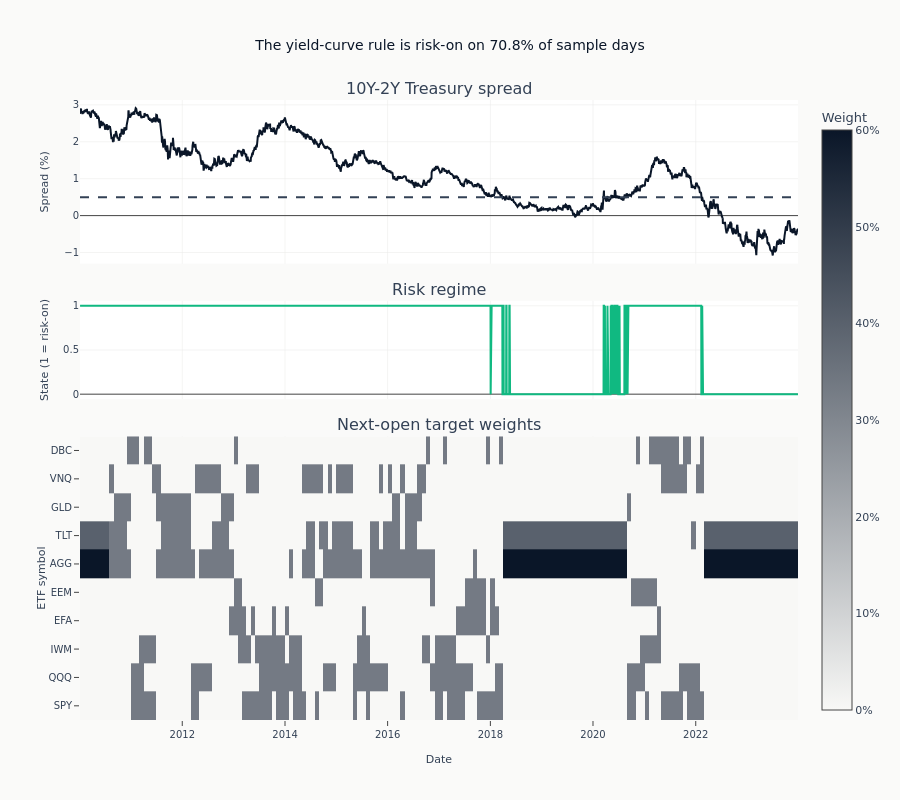

The code cell stored with this chart in its notebook:
### Code cell
fig.update_layout(
    title=f"The yield-curve rule is risk-on on {risk_on_share:.1%} of sample days",
    height=800,
    showlegend=False,
)
fig.update_yaxes(title_text="Spread (%)", row=1, col=1)
fig.update_yaxes(title_text="State (1 = risk-on)", row=2, col=1)
fig.update_yaxes(title_text="ETF symbol", row=3, col=1)
fig.update_xaxes(title_text="Date", row=3, col=1)
fig.show()

### Figure 1 — Plotly figure (JSON) as saved in the notebook; plotly's stock layout.template omitted (floating-point values rounded to 4 significant figures; data arrays with more than 128 entries replaced by an {"elided": "..."} marker saying what was removed)
{"data": [{"line": {"color": "#0a1628"}, "name": "10Y-2Y spread", "type": "scatter", "x": {"elided": "3522 str values"}, "xaxis": "x", "y": {"elided": "3522 float values"}, "yaxis": "y"}, {"line": {"color": "#10b981"}, "name": "Risk-on indicator", "type": "scatter", "x": {"elided": "3522 str values"}, "xaxis": "x2", "y": {"elided": "3522 int values"}, "yaxis": "y2"}, {"colorbar": {"tickformat": ".0%", "title": {"text": "Weight"}}, "colorscale": [[0, "#F8F8F6"], [1, "#0a1628"]], "name": "Target weight", "type": "heatmap", "x": {"elided": "3522 str values"}, "xaxis": "x3", "y": ["SPY", "QQQ", "IWM", "EFA", "EEM", "AGG", "TLT", "GLD", "VNQ", "DBC"], "yaxis": "y3", "z": {"elided": "10x3522 float values"}, "zmax": 0.6, "zmin": 0}], "layout": {"annotations": [{"font": {"size": 16}, "showarrow": false, "text": "10Y-2Y Treasury spread", "x": 0.5, "xanchor": "center", "xref": "paper", "y": 1.0, "yanchor": "bottom", "yref": "paper"}, {"font": {"size": 16}, "showarrow": false, "text": "Risk regime", "x": 0.5, "xanchor": "center", "xref": "paper", "y": 0.676, "yanchor": "bottom", "yref": "paper"}, {"font": {"size": 16}, "showarrow": false, "text": "Next-open target weights", "x": 0.5, "xanchor": "center", "xref": "paper", "y": 0.4576, "yanchor": "bottom", "yref": "paper"}], "height": 800, "shapes": [{"line": {"color": "#334155", "dash": "dash"}, "type": "line", "x0": 0, "x1": 1, "xref": "x domain", "y0": 0.5, "y1": 0.5, "yref": "y"}], "showlegend": false, "title": {"text": "The yield-curve rule is risk-on on 70.8% of sample days"}, "xaxis": {"anchor": "y", "domain": [0.0, 1.0], "matches": "x3", "showticklabels": false}, "xaxis2": {"anchor": "y2", "domain": [0.0, 1.0], "matches": "x3", "showticklabels": false}, "xaxis3": {"anchor": "y3", "domain": [0.0, 1.0], "title": {"text": "Date"}}, "yaxis": {"anchor": "x", "domain": [0.736, 1.0], "title": {"text": "Spread (%)"}}, "yaxis2": {"anchor": "x2", "domain": [0.5176, 0.676], "title": {"text": "State (1 = risk-on)"}}, "yaxis3": {"anchor": "x3", "domain": [0.0, 0.4576], "title": {"text": "ETF symbol"}}}}
